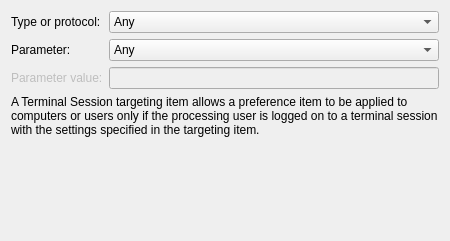
<?xml version="1.0" encoding="UTF-8"?>
<ui version="4.0">
 <class>TerminalSessionWidget</class>
 <widget class="QWidget" name="TerminalSessionWidget">
  <property name="geometry">
   <rect>
    <x>0</x>
    <y>0</y>
    <width>450</width>
    <height>241</height>
   </rect>
  </property>
  <property name="sizePolicy">
   <sizepolicy hsizetype="Maximum" vsizetype="Preferred">
    <horstretch>0</horstretch>
    <verstretch>0</verstretch>
   </sizepolicy>
  </property>
  <property name="minimumSize">
   <size>
    <width>450</width>
    <height>200</height>
   </size>
  </property>
  <property name="windowTitle">
   <string>Form</string>
  </property>
  <layout class="QGridLayout" name="gridLayout">
   <item row="4" column="0" colspan="2">
    <spacer name="verticalSpacer">
     <property name="orientation">
      <enum>Qt::Vertical</enum>
     </property>
     <property name="sizeHint" stdset="0">
      <size>
       <width>558</width>
       <height>137</height>
      </size>
     </property>
    </spacer>
   </item>
   <item row="0" column="0">
    <widget class="QLabel" name="typeLabel">
     <property name="sizePolicy">
      <sizepolicy hsizetype="Preferred" vsizetype="Preferred">
       <horstretch>0</horstretch>
       <verstretch>0</verstretch>
      </sizepolicy>
     </property>
     <property name="minimumSize">
      <size>
       <width>45</width>
       <height>0</height>
      </size>
     </property>
     <property name="maximumSize">
      <size>
       <width>300</width>
       <height>16777215</height>
      </size>
     </property>
     <property name="text">
      <string>Type or protocol:</string>
     </property>
    </widget>
   </item>
   <item row="1" column="0">
    <widget class="QLabel" name="paramLabel">
     <property name="text">
      <string>Parameter:</string>
     </property>
    </widget>
   </item>
   <item row="3" column="0" colspan="2">
    <widget class="QLabel" name="label">
     <property name="text">
      <string>&lt;html&gt;&lt;head/&gt;&lt;body&gt;&lt;p&gt;A Terminal Session targeting item allows a preference item to be applied to computers or users only if the processing user is logged on to a terminal session with the settings specified in the targeting item.&lt;/p&gt;&lt;/body&gt;&lt;/html&gt;</string>
     </property>
     <property name="wordWrap">
      <bool>true</bool>
     </property>
    </widget>
   </item>
   <item row="2" column="0">
    <widget class="QLabel" name="paramValLabel">
     <property name="enabled">
      <bool>false</bool>
     </property>
     <property name="text">
      <string>Parameter value:</string>
     </property>
    </widget>
   </item>
   <item row="0" column="1">
    <widget class="QComboBox" name="typeComboBox">
     <item>
      <property name="text">
       <string>Any</string>
      </property>
     </item>
     <item>
      <property name="text">
       <string>Remote Desktop Services</string>
      </property>
     </item>
    </widget>
   </item>
   <item row="1" column="1">
    <widget class="QComboBox" name="paramComboBox">
     <item>
      <property name="text">
       <string>Any</string>
      </property>
     </item>
     <item>
      <property name="text">
       <string>Application name</string>
      </property>
     </item>
     <item>
      <property name="text">
       <string>Client name</string>
      </property>
     </item>
     <item>
      <property name="text">
       <string>Initial program</string>
      </property>
     </item>
     <item>
      <property name="text">
       <string>Session name</string>
      </property>
     </item>
     <item>
      <property name="text">
       <string>Working directory</string>
      </property>
     </item>
     <item>
      <property name="text">
       <string>Client TCP/IP address</string>
      </property>
     </item>
    </widget>
   </item>
   <item row="2" column="1">
    <widget class="QLineEdit" name="paramValLineEdit">
     <property name="enabled">
      <bool>false</bool>
     </property>
    </widget>
   </item>
  </layout>
 </widget>
 <resources/>
 <connections/>
</ui>
